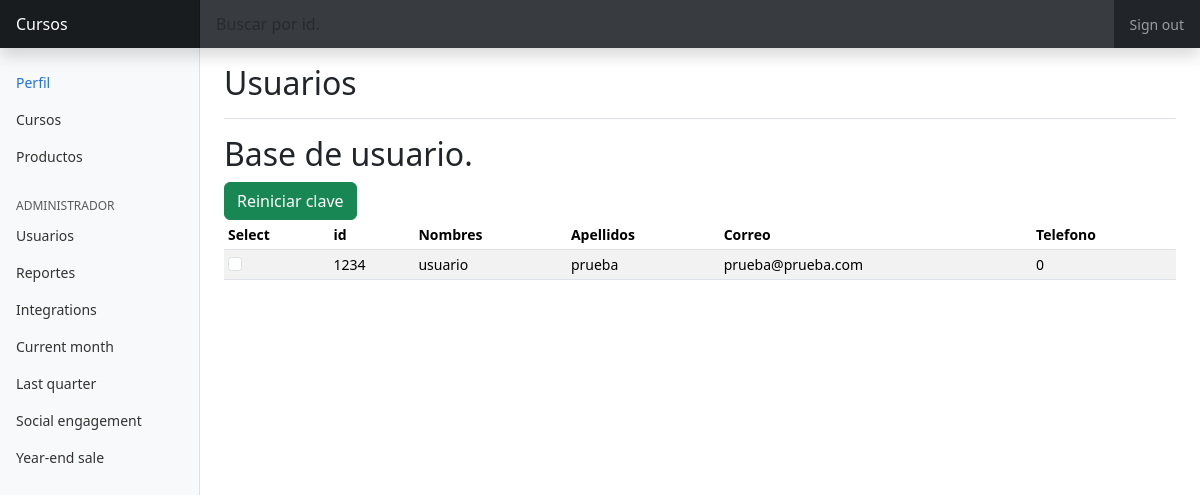
Before: /vista/admin/usuarios.php with the older database file.
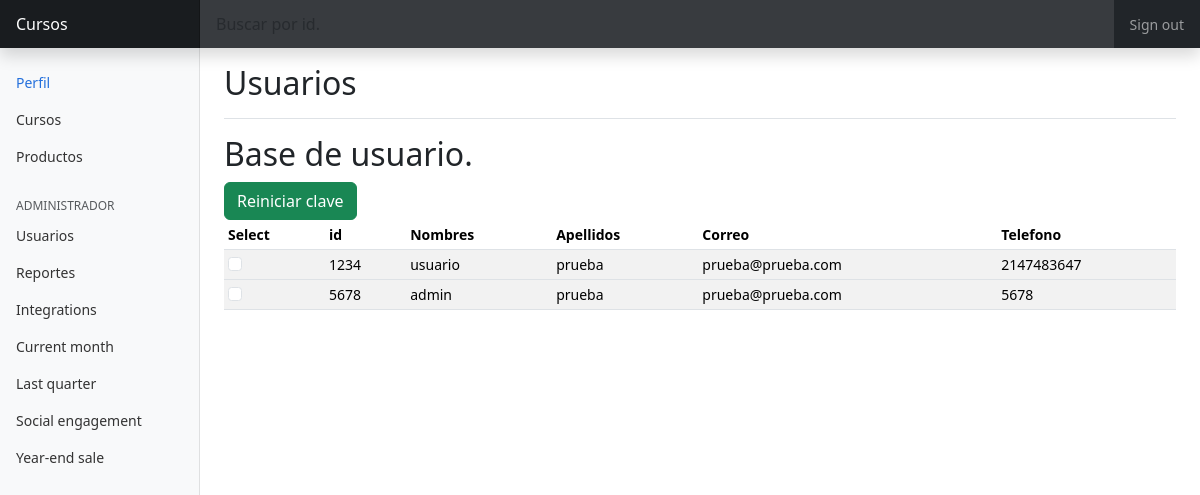
After: the same page with the newer database file.
### tables this page shows
CREATE TABLE `usuario` (
  `id` int(10) NOT NULL,
  `nombres` varchar(45) NOT NULL,
  `apellidos` varchar(45) NOT NULL,
  `correo` varchar(45) NOT NULL,
  `telefono` int(11) NOT NULL,
  `fechaDeNacimiento` date NOT NULL,
  `pass` varchar(255) NOT NULL,
  `generoid` int(10) NOT NULL
);

### modelo/funcionesAdmin.php (called while the page is built, shortened)
<?php
class administrador {
    public function tablaUsu()
    {
        $c = new conectar();
        $con = $c->conexion();
        $sql1 = "SELECT usuario.id, usuario.nombres, usuario.apellidos, usuario.correo, usuario.telefono FROM usuario";
        $result = mysqli_query($con,$sql1);
    return mysqli_fetch_all($result,MYSQLI_ASSOC);
    }
}
?>

### vista/admin/usuarios.php (the view, shortened to what this page needs)
<!doctype html>
<html lang="en">
  <head>
    <link href="https://cdn.jsdelivr.net/npm/bootstrap@5.2.3/dist/css/bootstrap.min.css" rel="stylesheet">
    <link href="../assets/dist/css/bootstrap.min.css" rel="stylesheet">
    <link href="../../css/dashboard.css" rel="stylesheet">
  </head>
  <body>
<header class="navbar navbar-dark sticky-top bg-dark flex-md-nowrap p-0 shadow">
  <a class="navbar-brand col-md-3 col-lg-2 me-0 px-3" href="usuSesion.php">Cursos</a>
  <input class="form-control form-control-dark w-100" type="text" placeholder="Buscar por id." aria-label="Search" id="buscar">
  <div class="navbar-nav">
    <div class="nav-item text-nowrap">
      <a class="nav-link px-3" href="../../controlador/signout.php">Sign out</a>
    </div>
  </div>
</header>
<div class="container-fluid">
  <div class="row">
  <nav id="sidebarMenu" class="col-md-3 col-lg-2 d-md-block bg-light sidebar collapse">
      <div class="position-sticky pt-3">
        <ul class="nav flex-column">
          <li class="nav-item">
            <a class="nav-link active" aria-current="page" href="../../controlador/menu.php?opcion=perfil">
              Perfil
            </a>
          </li>
          <li class="nav-item">
            <a class="nav-link" href="../../controlador/menu.php?opcion=cursos">
              Cursos
            </a>
          </li>
          <li class="nav-item">
            <a class="nav-link" href="../../controlador/menu.php?opcion=productos">
              Productos
            </a>
          </li>
        </ul>
        <div id="funcionesAdmin">
        <h6 class="sidebar-heading d-flex justify-content-between align-items-center px-3 mt-4 mb-1 text-muted">
          <span>Administrador</span>
        </h6>
        <ul class="nav flex-column mb-2">
          <li class="nav-item">
            <a class="nav-link" href="../../controlador/menu.php?opcion=usuarios">
              Usuarios
            </a>
          </li>
          <li class="nav-item">
            <a class="nav-link" href="../../controlador/menu.php?opcion=reportes">
              Reportes
            </a>
          </li>
          <li class="nav-item">
            <a class="nav-link" href="../../controlador/menu.php?opcion=perfil">
              Integrations
            </a>
          </li>
          <li class="nav-item">
            <a class="nav-link" href="../../controlador/menu.php?opcion=perfil">
              Current month
            </a>
          </li>
          <li class="nav-item">
            <a class="nav-link" href="../../controlador/menu.php?opcion=perfil">
              Last quarter
            </a>
          </li>
          <li class="nav-item">
            <a class="nav-link" href="../../controlador/menu.php?opcion=perfil">
              Social engagement
            </a>
          </li>
          <li class="nav-item">
            <a class="nav-link" href="../../controlador/menu.php?opcion=perfil">
              Year-end sale
            </a>
          </li>
        </ul>
        </div>
      </div>
    </nav>
    <main class="col-md-9 ms-sm-auto col-lg-10 px-md-4">
      <div class="d-flex justify-content-between flex-wrap flex-md-nowrap align-items-center pt-3 pb-2 mb-3 border-bottom">
        <h1 class="h2">Usuarios</h1>
      </div>
      <h2>Base de usuario.</h2>
      <div class="table-responsive">
        <form action="../../controlador/resetPass.php" method="POST">
        <button type="submit" class="btn btn-success">Reiniciar clave</button>
        <table class="table table-striped table-sm" id="tabla">
          <thead>
            <tr>
              <th scope="col">Select</th>
              <th scope="col">id</th>
              <th scope="col">Nombres</th>
              <th scope="col">Apellidos</th>
              <th scope="col">Correo</th>
              <th scope="col">Telefono</th>
            </tr>
          </thead>
          <?php
          require_once "../../modelo/funcionesAdmin.php";
          $admin = new administrador();
          $datos = $admin->tablaUsu();
          foreach ($datos as $key) {
          ?>
          <tbody>
            <tr>
            <td> <input type="checkbox" class="form-check-input" id="tablaUsu" name="tablaUsu[]" value=<?php echo $key['id'];?>></td>
              <td><?php echo $key['id'];?></td>
              <td><?php echo $key['nombres'];?></td>
              <td><?php echo $key['apellidos'];?></td>
              <td><?php echo $key['correo'];?></td>
              <td><?php echo $key['telefono'];?></td>
            </tr>
          </tbody>
          <?php } ?>
        </table>
      </form>
      </div>
    </main>
  </div>
</div>
  </body>
</html>

Changed rows visible on the page:
changed usuario "usuario": telefono "0" → "2147483647"
added usuario: id "5678", nombres "admin", apellidos "prueba", correo "prueba@prueba.com", telefono "5678"
